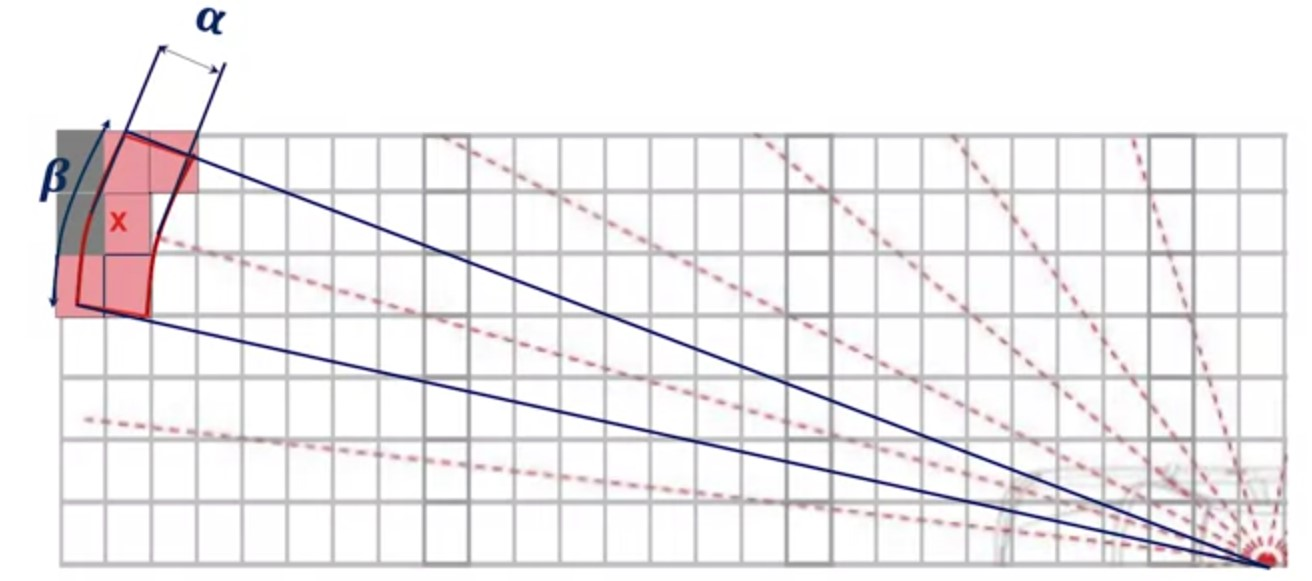
#> input picture Motion Planning for Self-Driving Cars/Mapping For Planning/example.jpg, 1312 x 581 px
$ python -i tracking_visualizer.py   (imports and definitions only)
#> lines starting #> are read from the running program, lines starting #| are printed output that depends on the picture; after the words box and inside, x2 and y2 are one past the last pixel; in counts of white or black regions, pixels touching at a corner belong together
#> further down, picture is the input picture: shape (581, 1312, 3); mean B, G, R 238, 236.4, 239.2
"""Image Output and Visualization Module for Visual Tracking.

Renders bounding boxes, polygon segmentations, center of mass, Kalman predictions,
trajectory history, error vectors to image center, and on-screen HUD telemetry.
"""

from collections import deque
from typing import Deque, List, Optional, Tuple
import cv2
import numpy as np


class TrackingVisualizer:
    """Renders comprehensive tracking overlays and diagnostics on video/image frames."""

    def __init__(
        self,
        max_trail_length: int = 30,
        show_center_crosshair: bool = True,
        show_error_vector: bool = True,
        show_trajectories: bool = True,
        show_hud: bool = True
    ):
        self.max_trail_length = max_trail_length
        self.show_center_crosshair = show_center_crosshair
        self.show_error_vector = show_error_vector
        self.show_trajectories = show_trajectories
        self.show_hud = show_hud

        # History trails for visualization
        self.meas_trail: Deque[Tuple[int, int]] = deque(maxlen=max_trail_length)
        self.est_trail: Deque[Tuple[int, int]] = deque(maxlen=max_trail_length)
        self.pred_trail: Deque[Tuple[int, int]] = deque(maxlen=max_trail_length)

    # [5 lines left out: function reset_trails, not called in this run]

    def draw_frame(
        self,
        frame: np.ndarray,
        frame_idx: int = 0,
        bbox: Optional[Tuple[int, int, int, int]] = None,
        polygon: Optional[List[Tuple[float, float]]] = None,
        meas_point: Optional[Tuple[float, float]] = None,
        est_point: Optional[Tuple[float, float]] = None,
        pred_point: Optional[Tuple[float, float]] = None,
        velocity: Optional[Tuple[float, float]] = None,
        error_distance: Optional[float] = None,
        status_text: str = "TRACKING",
        label: str = "Target",
        fps: Optional[float] = None,
        is_live: bool = False,
        model_name: Optional[str] = None,
        selection_alpha: float = 0.30,
        fill_color: Tuple[int, int, int] = (0, 220, 255),  # Vibrant Amber/Cyan
        fast_points: Optional[List[Tuple[float, float]]] = None
    ) -> np.ndarray:
        """Draw complete visual tracking overlay on a copy of the frame."""
#> called with frame_idx = 0, status_text = 'TRACKING', label = 'Target', is_live = False, selection_alpha = 0.3, fill_color = (0, 220, 255)
        vis = frame.copy()
        h, w = vis.shape[:2]
        cx_img = w // 2
        cy_img = h // 2

        # 1. Draw Image Center Crosshair
        if self.show_center_crosshair:
            cv2.drawMarker(vis, (cx_img, cy_img), (200, 200, 200), cv2.MARKER_CROSS, 24, 2, cv2.LINE_AA)
#> vis: shape (581, 1312, 3); 0.03% of pixels changed, all inside (x1, y1, x2, y2) = (642, 277, 671, 304)
            cv2.circle(vis, (cx_img, cy_img), 4, (255, 255, 255), -1)
#> vis: shape (581, 1312, 3); mean B, G, R 238, 236.4, 239.2
            cv2.putText(vis, "IMG CENTER", (cx_img + 8, cy_img - 8),
                        cv2.FONT_HERSHEY_SIMPLEX, 0.4, (220, 220, 220), 1, cv2.LINE_AA)
#> vis: shape (581, 1312, 3); mean B, G, R 238, 236.4, 239.2

        # 2. Draw Polygon Segmentation or Bounding Box with Alpha Transparency Color Fill
        is_dead_reckoning = (meas_point is None and (est_point is not None or pred_point is not None))
        active_fill_color = (180, 0, 220) if is_dead_reckoning else fill_color
        active_border_color = (255, 0, 255) if is_dead_reckoning else (0, 255, 120)

        box_coords = bbox
        if box_coords is None and polygon is not None and len(polygon) >= 3:
            xs = [p[0] for p in polygon]
            ys = [p[1] for p in polygon]
            box_coords = (int(min(xs)), int(min(ys)), int(max(xs) - min(xs)), int(max(ys) - min(ys)))

        if polygon is not None and len(polygon) >= 3 and not is_dead_reckoning:
            pts = np.array(polygon, dtype=np.int32).reshape((-1, 1, 2))
            # Alpha color fill
            overlay = vis.copy()
            cv2.fillPoly(overlay, [pts], color=active_fill_color)
            cv2.addWeighted(overlay, selection_alpha, vis, 1.0 - selection_alpha, 0, vis)
            # Solid perimeter
            cv2.polylines(vis, [pts], isClosed=True, color=(0, 255, 255), thickness=2, lineType=cv2.LINE_AA)
        elif box_coords is not None:
            bx, by, bw, bh = box_coords
            # Alpha color fill for bounding box
            overlay = vis.copy()
            cv2.rectangle(overlay, (bx, by), (bx + bw, by + bh), active_fill_color, -1)
            cv2.addWeighted(overlay, 0.22 if is_dead_reckoning else selection_alpha, vis, 0.78 if is_dead_reckoning else (1.0 - selection_alpha), 0, vis)

            # Border
            border_thick = 1 if is_dead_reckoning else 2
            cv2.rectangle(vis, (bx, by), (bx + bw, by + bh), active_border_color, border_thick, cv2.LINE_AA)

            # Corner accents
            c_len = min(16, bw // 4, bh // 4)
            if c_len > 0 and not is_dead_reckoning:
                cv2.line(vis, (bx, by), (bx + c_len, by), (0, 255, 255), 3)
                cv2.line(vis, (bx, by), (bx, by + c_len), (0, 255, 255), 3)
                cv2.line(vis, (bx + bw, by), (bx + bw - c_len, by), (0, 255, 255), 3)
                cv2.line(vis, (bx + bw, by), (bx + bw, by + c_len), (0, 255, 255), 3)
                cv2.line(vis, (bx, by + bh), (bx + c_len, by + bh), (0, 255, 255), 3)
                cv2.line(vis, (bx, by + bh), (bx, by + bh - c_len), (0, 255, 255), 3)
                cv2.line(vis, (bx + bw, by + bh), (bx + bw - c_len, by + bh), (0, 255, 255), 3)
                cv2.line(vis, (bx + bw, by + bh), (bx + bw, by + bh - c_len), (0, 255, 255), 3)

        # Object Name Badge / Pill Label (Always rendered whenever label or box is available)
        if box_coords is not None and label:
            bx, by, bw, bh = box_coords
            prefix = "[KF PRED] " if is_dead_reckoning else ""
            label_text = f" {prefix}{label} "
            (lbl_w, lbl_h), _ = cv2.getTextSize(label_text, cv2.FONT_HERSHEY_SIMPLEX, 0.44, 1)
            lbl_y1 = max(4, by - lbl_h - 8)
            lbl_y2 = lbl_y1 + lbl_h + 6
            lbl_x2 = min(w - 2, bx + lbl_w + 8)

            # Pill background
            pill_overlay = vis.copy()
            cv2.rectangle(pill_overlay, (bx, lbl_y1), (lbl_x2, lbl_y2), (20, 20, 20), -1)
            cv2.addWeighted(pill_overlay, 0.85, vis, 0.15, 0, vis)
            cv2.rectangle(vis, (bx, lbl_y1), (lbl_x2, lbl_y2), active_border_color, 1)
            cv2.putText(vis, label_text, (bx + 2, lbl_y2 - 4),
                        cv2.FONT_HERSHEY_SIMPLEX, 0.44, (255, 100, 255) if is_dead_reckoning else (255, 255, 255), 1, cv2.LINE_AA)

        # 2b. Draw Refreshed Feature Keypoint Markers (FAST / SIFT / ORB)
        if fast_points is not None and len(fast_points) > 0 and not is_dead_reckoning:
            for f_idx, f_pt in enumerate(fast_points[:20]):
                fx, fy = int(f_pt[0]), int(f_pt[1])
                # Small reticle marker
                cv2.drawMarker(vis, (fx, fy), (0, 255, 255), cv2.MARKER_CROSS, 8, 1, cv2.LINE_AA)
                cv2.circle(vis, (fx, fy), 3, (0, 240, 255), 1, cv2.LINE_AA)
                f_label = f"P{f_idx+1}"
                cv2.putText(vis, f_label, (fx + 5, fy - 3),
                            cv2.FONT_HERSHEY_SIMPLEX, 0.32, (0, 255, 255), 1, cv2.LINE_AA)

        # 3. Update trajectory history
        if meas_point is not None:
            self.meas_trail.append((int(meas_point[0]), int(meas_point[1])))
        if est_point is not None:
            self.est_trail.append((int(est_point[0]), int(est_point[1])))
        if pred_point is not None:
            self.pred_trail.append((int(pred_point[0]), int(pred_point[1])))

        # 4. Draw Trajectory Trails
        if self.show_trajectories:
            for i in range(1, len(self.est_trail)):
                alpha = i / len(self.est_trail)
                thickness = max(1, int(3 * alpha))
                cv2.line(vis, self.est_trail[i - 1], self.est_trail[i], (0, 255, 0), thickness, cv2.LINE_AA)

            for i in range(1, len(self.pred_trail)):
                cv2.line(vis, self.pred_trail[i - 1], self.pred_trail[i], (255, 0, 255), 1, cv2.LINE_AA)

        # 5. Draw Target Measurement Center of Mass (CoM)
        if meas_point is not None:
            mx, my = int(meas_point[0]), int(meas_point[1])
            cv2.circle(vis, (mx, my), 6, (0, 255, 255), -1, cv2.LINE_AA) # Yellow dot
            cv2.circle(vis, (mx, my), 10, (0, 255, 255), 2, cv2.LINE_AA)
            cv2.putText(vis, "CoM", (mx + 12, my + 4),
                        cv2.FONT_HERSHEY_SIMPLEX, 0.42, (0, 255, 255), 1, cv2.LINE_AA)

        # 6. Draw Kalman Prediction Point
        if pred_point is not None:
            px, py = int(pred_point[0]), int(pred_point[1])
            cv2.drawMarker(vis, (px, py), (255, 0, 255), cv2.MARKER_DIAMOND, 14, 2, cv2.LINE_AA)
            cv2.putText(vis, "KF Pred", (px + 10, py - 6),
                        cv2.FONT_HERSHEY_SIMPLEX, 0.42, (255, 0, 255), 1, cv2.LINE_AA)

        # 7. Draw Kalman Estimated Filtered State
        active_target_pt = None
        if est_point is not None:
            ex, ey = int(est_point[0]), int(est_point[1])
            cv2.circle(vis, (ex, ey), 5, (0, 200, 0), -1, cv2.LINE_AA)
            active_target_pt = (ex, ey)
        elif meas_point is not None:
            active_target_pt = (int(meas_point[0]), int(meas_point[1]))

        # 8. Draw Error Vector (Line from Image Center to Tracked Object)
        if self.show_error_vector and active_target_pt is not None:
            tx, ty = active_target_pt
            # Draw connecting error vector
            cv2.line(vis, (cx_img, cy_img), (tx, ty), (0, 140, 255), 2, cv2.LINE_AA)

            # Midpoint text for error distance
            mid_x = (cx_img + tx) // 2
            mid_y = (cy_img + ty) // 2
            dist_val = error_distance if error_distance is not None else float(np.hypot(tx - cx_img, ty - cy_img))
            cv2.putText(vis, f"e = {dist_val:.1f}px", (mid_x + 5, mid_y - 5),
                        cv2.FONT_HERSHEY_SIMPLEX, 0.5, (0, 165, 255), 2, cv2.LINE_AA)

        # 9. Draw Telemetry HUD
        if self.show_hud:
            self._draw_hud(vis, frame_idx, status_text, error_distance, velocity, active_target_pt, (cx_img, cy_img), fps, is_live, model_name, label)

        return vis

    def _draw_hud(
        self,
        img: np.ndarray,
        frame_idx: int,
        status_text: str,
        error_distance: Optional[float],
        velocity: Optional[Tuple[float, float]],
        target_pt: Optional[Tuple[int, int]],
        img_center: Tuple[int, int],
        fps: Optional[float] = None,
        is_live: bool = False,
        model_name: Optional[str] = None,
        target_label: Optional[str] = None
    ) -> None:
        """Draw top-left telemetry overlay bar."""
#> called with frame_idx = 0, status_text = 'TRACKING', img_center = (656, 290), is_live = False, target_label = 'Target'
        overlay = img.copy()
        hud_w = 370
        hud_h = 160 if (model_name is not None or target_label is not None) else 135
        cv2.rectangle(overlay, (10, 10), (10 + hud_w, 10 + hud_h), (20, 20, 20), -1)
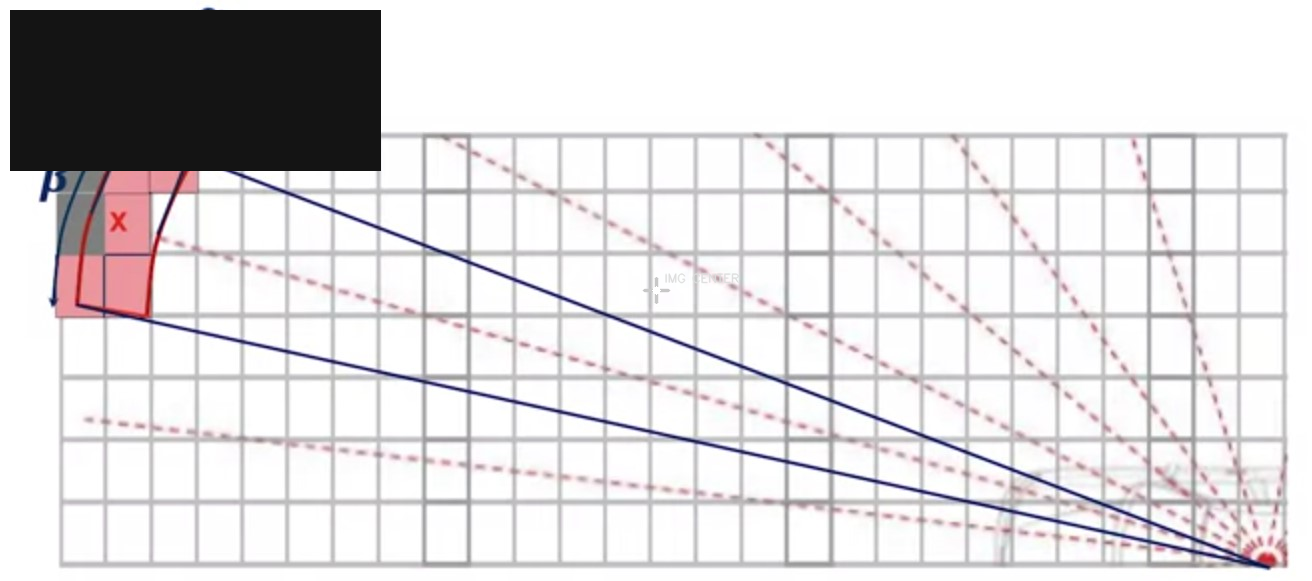
#> overlay: shape (581, 1312, 3); mean B, G, R 221, 219.5, 222
        cv2.addWeighted(overlay, 0.80, img, 0.20, 0, img)
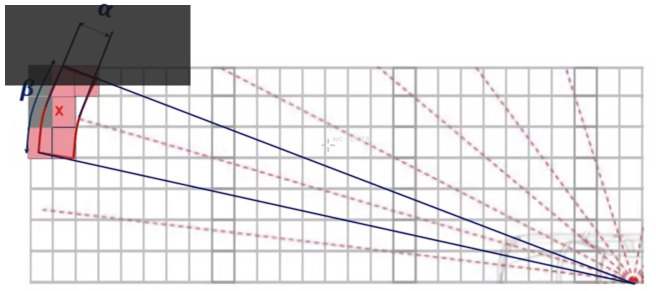
#> img: shape (581, 1312, 3) (shown at 1/2 size); mean B, G, R 224.4, 222.9, 225.4
        cv2.rectangle(img, (10, 10), (10 + hud_w, 10 + hud_h), (80, 80, 80), 1)
#> img: shape (581, 1312, 3); 0.14% of pixels changed, all inside (x1, y1, x2, y2) = (10, 10, 381, 171)

        # Status indicator color
        status_color = (0, 255, 0) if "TRACK" in status_text.upper() else (0, 165, 255)
        if "IDLE" in status_text.upper() or "PAUSED" in status_text.upper():
            status_color = (240, 220, 0) if "PAUSED" in status_text.upper() else (200, 200, 200)
        elif "LOST" in status_text.upper() or "OCCLUDED" in status_text.upper():
            status_color = (0, 0, 255)

        cv2.putText(img, f"STATE: {status_text}", (20, 30),
                    cv2.FONT_HERSHEY_SIMPLEX, 0.52, status_color, 2, cv2.LINE_AA)

        # Live Camera Badge
        if is_live:
            cv2.circle(img, (290, 26), 6, (0, 0, 255), -1, cv2.LINE_AA)
            cv2.putText(img, "LIVE", (302, 31),
                        cv2.FONT_HERSHEY_SIMPLEX, 0.45, (0, 0, 255), 2, cv2.LINE_AA)

        # Frame and FPS
        fps_str = f" | FPS: {fps:.1f}" if fps is not None else ""
        cv2.putText(img, f"Frame: #{frame_idx}{fps_str}", (20, 48),
                    cv2.FONT_HERSHEY_SIMPLEX, 0.40, (220, 220, 220), 1, cv2.LINE_AA)
#> img: shape (581, 1312, 3); mean B, G, R 224.3, 223.3, 225.4

        y_offset = 66
        if target_label and "IDLE" not in status_text.upper():
            cv2.putText(img, f"Target: {target_label}", (20, y_offset),
                        cv2.FONT_HERSHEY_SIMPLEX, 0.42, (0, 255, 200), 1, cv2.LINE_AA)
            y_offset += 18

        if error_distance is not None:
            cv2.putText(img, f"Center Error: {error_distance:6.1f} px", (20, y_offset),
                        cv2.FONT_HERSHEY_SIMPLEX, 0.44, (0, 180, 255), 1, cv2.LINE_AA)
        else:
            cv2.putText(img, "Center Error: N/A", (20, y_offset),
                        cv2.FONT_HERSHEY_SIMPLEX, 0.44, (160, 160, 160), 1, cv2.LINE_AA)
        y_offset += 18

        if velocity is not None:
            vx, vy = velocity
            speed = float(np.hypot(vx, vy))
            cv2.putText(img, f"Est. Vel: ({vx:+.1f}, {vy:+.1f}) | {speed:.1f} px/s", (20, y_offset),
                        cv2.FONT_HERSHEY_SIMPLEX, 0.38, (0, 255, 200), 1, cv2.LINE_AA)
        else:
            cv2.putText(img, "Est. Vel: (0.0, 0.0) px/s", (20, y_offset),
                        cv2.FONT_HERSHEY_SIMPLEX, 0.38, (160, 160, 160), 1, cv2.LINE_AA)
        y_offset += 18

        if model_name is not None:
            cv2.putText(img, f"AI: {model_name[:38]}", (20, y_offset),
                        cv2.FONT_HERSHEY_SIMPLEX, 0.36, (180, 220, 255), 1, cv2.LINE_AA)
            y_offset += 16

        # Controls & Legend
        cv2.putText(img, "[Yellow=CoM  Magenta=Pred  Green=Est]", (20, y_offset),
                    cv2.FONT_HERSHEY_SIMPLEX, 0.33, (180, 180, 180), 1, cv2.LINE_AA)
        cv2.putText(img, "[Space=Pause & Click | 'r'=Reset | 'q'=Quit]", (20, y_offset + 14),
                    cv2.FONT_HERSHEY_SIMPLEX, 0.33, (140, 200, 255), 1, cv2.LINE_AA)
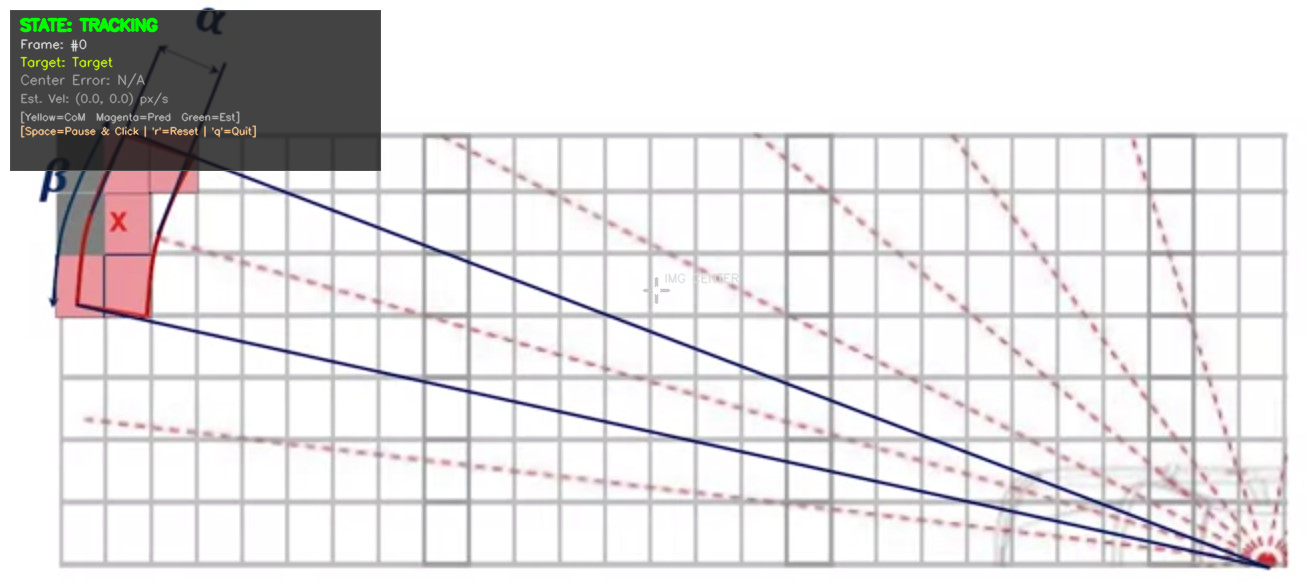
#> img: shape (581, 1312, 3); mean B, G, R 224.6, 223.6, 225.8

>>> import cv2
>>> picture = cv2.imread('../../../../Motion Planning for Self-Driving Cars/Mapping For Planning/example.jpg')
>>> result = TrackingVisualizer().draw_frame(picture)

$ run again, on Motion Planning for Self-Driving Cars/Mapping For Planning/Conversion.jpg
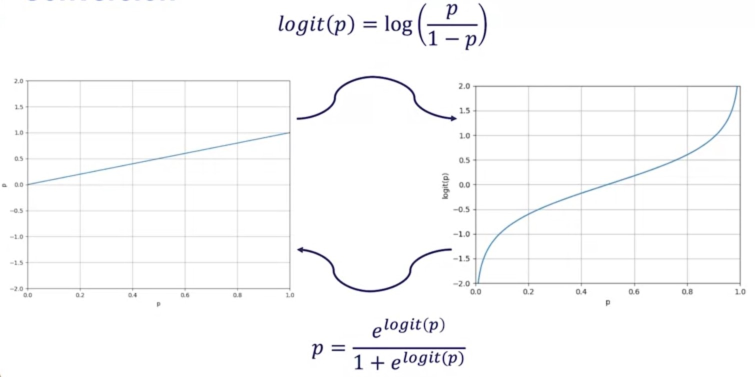
#> input picture Motion Planning for Self-Driving Cars/Mapping For Planning/Conversion.jpg, 1509 x 754 px (shown at 1/2 size)
#> picture is the input picture: shape (754, 1509, 3); mean B, G, R 250.8, 250.3, 250.2
#> in _draw_hud, `cv2.rectangle(overlay, (10, 10), (10 + hud_w, 10 + hud_h), (20, 20, 20..`:
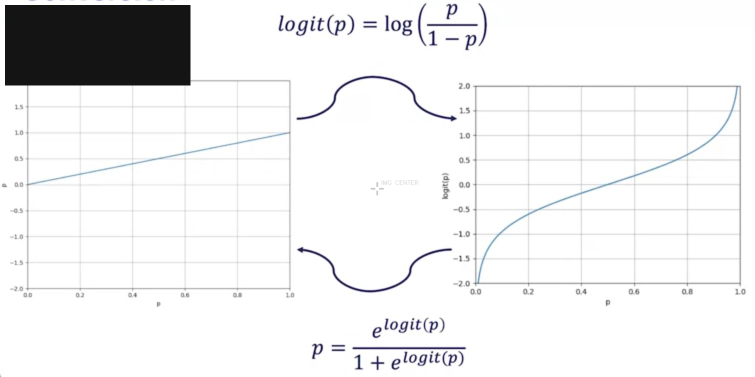
#> overlay: shape (754, 1509, 3) (shown at 1/2 size); mean B, G, R 238.5, 238, 237.9
#> in _draw_hud, `cv2.putText(img, "[Space=Pause & Click | 'r'=Reset | 'q'=Quit]", (20, ..`:
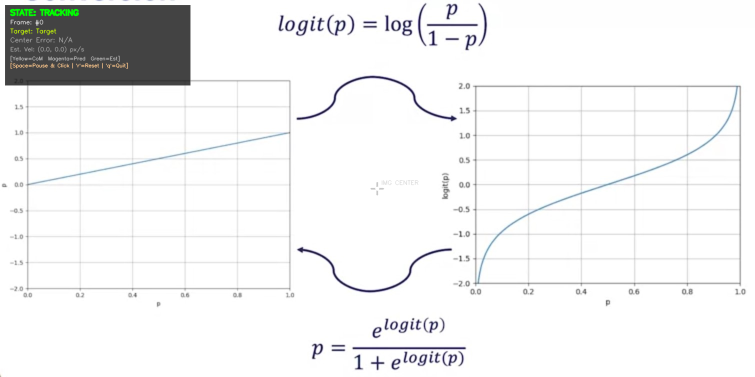
#> img: shape (754, 1509, 3) (shown at 1/2 size); mean B, G, R 241.1, 240.9, 240.6
